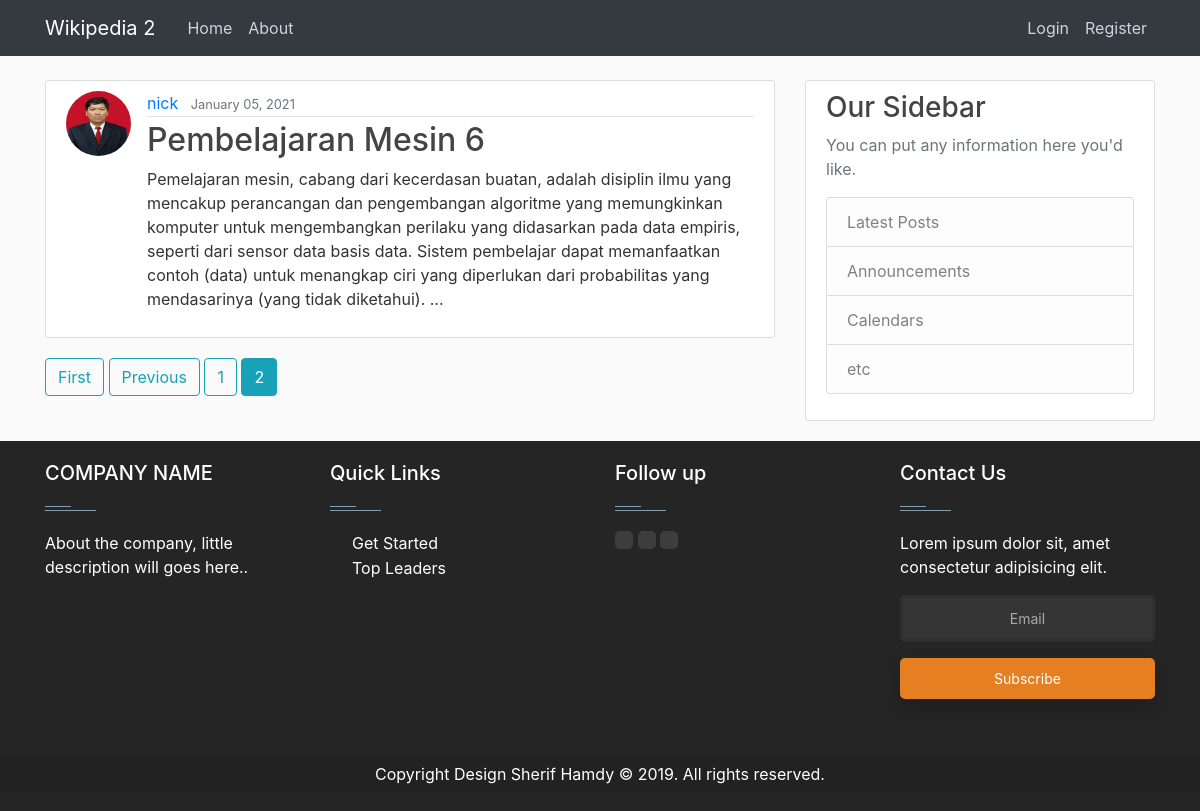
Page /?page=2 on the earlier database version.
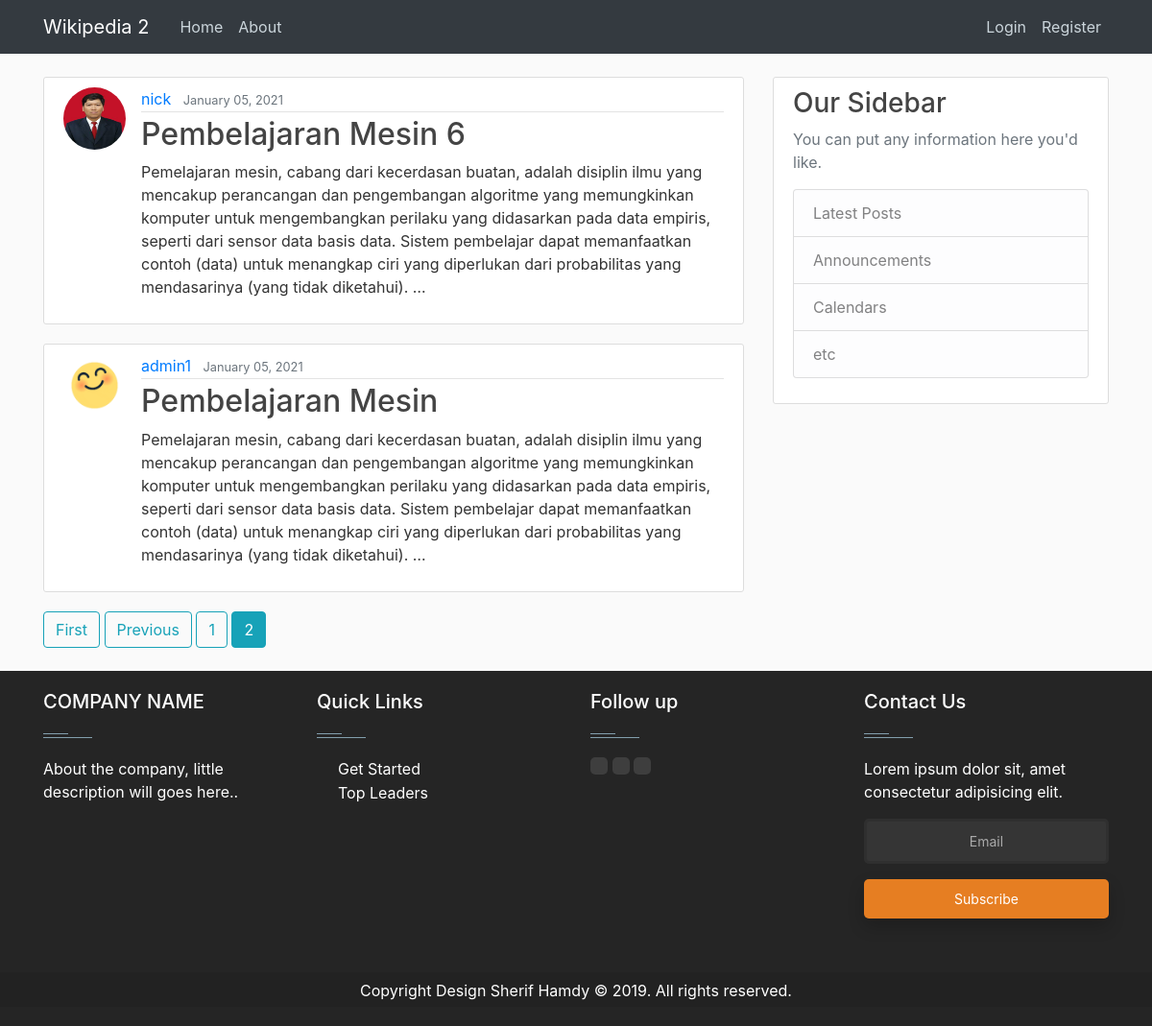
Same page on the later database version.
### blog/models.py (models this page shows, shortened)
class Post(models.Model):
    title = models.CharField(max_length=100)
    content = models.TextField()
    date_posted = models.DateTimeField(default=timezone.now)
    author = models.ForeignKey(User, on_delete=models.CASCADE)

### users/models.py (models this page shows, shortened)
class Profile(models.Model):
    user = models.OneToOneField(User, on_delete=models.CASCADE)
    image = models.ImageField(default="default.jpg", upload_to="profile_pics")

### blog/views.py (the view)
# urls.py: path("", PostListView.as_view(), name="blog-home"),
class PostListView(ListView):
    model = Post
    template_name = "blog/home.html"  # <app>/<model>_<viewtype>.html
    context_object_name = "posts"
    paginate_by = 5

### blog/templates/blog/home.html (shortened to what this page needs)
{% extends "blog/base.html" %}
{% block content %}
   {% for post in posts %}
      <article class="media content-section">
        <img class="rounded-circle article-img" src="{{ post.author.profile.image.url }}">
        <div class="media-body">
          <div class="article-metadata">
            <a class="mr-2" href="{% url 'user-posts' post.author.username %}">{{ post.author }}</a>
            <small class="text-muted">{{ post.date_posted|date:"F d, Y" }}</small>
          </div>
          <h2><a class="article-title" href="{%url 'post-detail' post.id%}">{{ post.title }}</a></h2>
          <p class="article-content">{{ post.content|truncatewords:50 }}</p>
        </div>
      </article>
   {% endfor %}
   {% if is_paginated %}
     {% if page_obj.has_previous %}
        <a class="btn btn-outline-info mb-4" href="?page=1">First</a>
        <a class="btn btn-outline-info mb-4" href="?page={{ page_obj.has_previous_page_number }}">Previous</a>
     {% endif %}
     {% for num in page_obj.paginator.page_range %}
       {% if page_obj.number == num %}
         <a class="btn btn-info mb-4" href="?page={{ num }}">{{ num }}</a>
       {% elif num > page_obj.number|add:'-3' and num < page_obj.number|add:'3' %}
         <a class="btn btn-outline-info mb-4" href="?page={{ num }}">{{ num }}</a>
       {% endif %}
     {% endfor %}
   {% endif %}
{% endblock content %}

Differences in the rows shown:
added Post: author.profile.image (picture), author "admin1", date_posted "January 05, 2021", title "Pembelajaran Mesin", content "Pemelajaran mesin, cabang dari kecerdasan buatan, adalah disiplin ilmu yang mencakup perancangan dan pengembangan algoritme yang memungkinkan komputer untuk mengembangkan perilaku yang didasarkan pada data empiris, seperti dari sensor data basis data. Sistem pembelajar dapat memanfaatkan contoh (data) untuk menangkap ciri yang diperlukan dari probabilitas yang mendasarinya (yang tidak diketahui). …"
